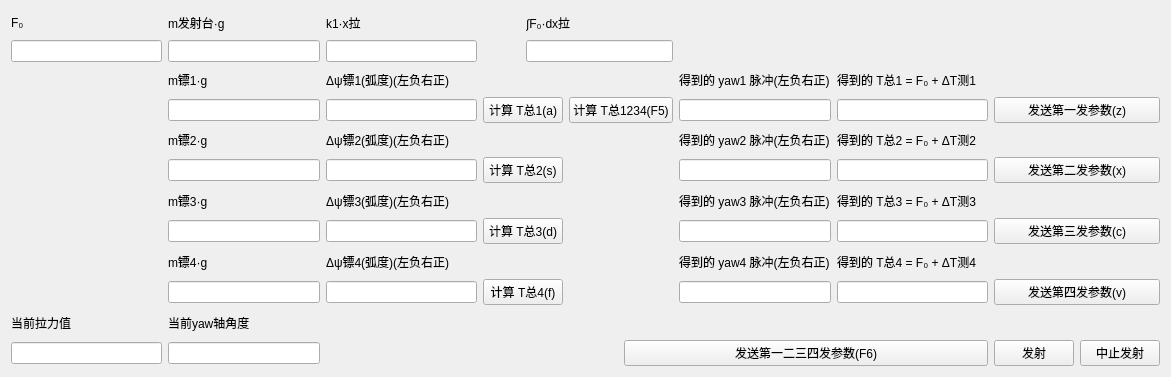
  <widget class="QWidget" name="layoutWidget">
   <property name="geometry">
    <rect>
     <x>20</x>
     <y>360</y>
     <width>1171</width>
     <height>377</height>
    </rect>
   </property>
   <layout class="QGridLayout" name="gridLayout">
    <item row="0" column="2">
     <widget class="QLabel" name="k1PlusXtensionLabelInput">
      <property name="text">
       <string>k1·x拉</string>
      </property>
     </widget>
    </item>
    <item row="12" column="9">
     <widget class="QPushButton" name="shootPushButton">
      <property name="text">
       <string>发射</string>
      </property>
     </widget>
    </item>
    <item row="4" column="1">
     <widget class="QLabel" name="mdart2PlusGlabelInput">
      <property name="text">
       <string>m镖2·g</string>
      </property>
     </widget>
    </item>
    <item row="4" column="2">
     <widget class="QLabel" name="label_24">
      <property name="text">
       <string>Δψ镖2(弧度)(左负右正)</string>
      </property>
     </widget>
    </item>
    <item row="1" column="1">
     <widget class="QLineEdit" name="mLauncherPlusGLineEditInput"/>
    </item>
    <item row="9" column="1">
     <widget class="QLabel" name="mdart4PlusGlabelInput">
      <property name="text">
       <string>m镖4·g</string>
      </property>
     </widget>
    </item>
    <item row="12" column="1">
     <widget class="QLineEdit" name="currentYawLineEdit">
      <property name="text">
       <string/>
      </property>
      <property name="readOnly">
       <bool>true</bool>
      </property>
     </widget>
    </item>
    <item row="8" column="8">
     <widget class="QLineEdit" name="Tall3LineEditOutput">
      <property name="text">
       <string/>
      </property>
      <property name="readOnly">
       <bool>true</bool>
      </property>
     </widget>
    </item>
    <item row="3" column="5" colspan="2">
     <widget class="QPushButton" name="computeTall4PushButton_2">
      <property name="text">
       <string>计算 T总1234(F5)</string>
      </property>
      <property name="shortcut">
       <string>F5</string>
      </property>
     </widget>
    </item>
    <item row="7" column="1">
     <widget class="QLabel" name="mdart3PlusGlabelInput">
      <property name="text">
       <string>m镖3·g</string>
      </property>
     </widget>
    </item>
    <item row="1" column="4" colspan="3">
     <widget class="QLineEdit" name="integralOfF0PlusDxtensionLineEditInput"/>
    </item>
    <item row="2" column="1">
     <widget class="QLabel" name="mdart1PlusGlabelInput">
      <property name="text">
       <string>m镖1·g</string>
      </property>
     </widget>
    </item>
    <item row="0" column="0">
     <widget class="QLabel" name="f0LabelInput">
      <property name="text">
       <string>F₀</string>
      </property>
     </widget>
    </item>
    <item row="3" column="9" colspan="2">
     <widget class="QPushButton" name="sendFirstDartParasPushButton">
      <property name="autoFillBackground">
       <bool>false</bool>
      </property>
      <property name="text">
       <string>发送第一发参数(z)</string>
      </property>
      <property name="shortcut">
       <string>Z</string>
      </property>
     </widget>
    </item>
    <item row="5" column="8">
     <widget class="QLineEdit" name="Tall2LineEditOutput">
      <property name="text">
       <string/>
      </property>
      <property name="readOnly">
       <bool>true</bool>
      </property>
     </widget>
    </item>
    <item row="2" column="8">
     <widget class="QLabel" name="Tall1LabelOutput">
      <property name="text">
       <string>得到的 T总1 = F₀ + ΔT测1</string>
      </property>
     </widget>
    </item>
    <item row="7" column="8">
     <widget class="QLabel" name="Tall3LabelOutput">
      <property name="text">
       <string>得到的 T总3 = F₀ + ΔT测3</string>
      </property>
     </widget>
    </item>
    <item row="8" column="3" colspan="2">
     <widget class="QPushButton" name="computeTall3PushButton">
      <property name="text">
       <string>计算 T总3(d)</string>
      </property>
      <property name="shortcut">
       <string>D</string>
      </property>
     </widget>
    </item>
    <item row="10" column="2">
     <widget class="QLineEdit" name="deltaPsi4LineEdit"/>
    </item>
    <item row="8" column="2">
     <widget class="QLineEdit" name="deltaPsi3LineEdit"/>
    </item>
    <item row="1" column="2">
     <widget class="QLineEdit" name="k1PlusXtensionLineEditInput">
      <property name="text">
       <string/>
      </property>
     </widget>
    </item>
    <item row="5" column="9" colspan="2">
     <widget class="QPushButton" name="sendSecondDartParasPushButton">
      <property name="text">
       <string>发送第二发参数(x)</string>
      </property>
      <property name="shortcut">
       <string>X</string>
      </property>
     </widget>
    </item>
    <item row="8" column="9" colspan="2">
     <widget class="QPushButton" name="sendThirdDartParasPushButton">
      <property name="text">
       <string>发送第三发参数(c)</string>
      </property>
      <property name="shortcut">
       <string>C</string>
      </property>
     </widget>
    </item>
    <item row="9" column="8">
     <widget class="QLabel" name="Tall4LabelOutput">
      <property name="text">
       <string>得到的 T总4 = F₀ + ΔT测4</string>
      </property>
     </widget>
    </item>
    <item row="12" column="6" colspan="3">
     <widget class="QPushButton" name="sendAllParasPushButton">
      <property name="text">
       <string>发送第一二三四发参数(F6)</string>
      </property>
      <property name="shortcut">
       <string>F6</string>
      </property>
     </widget>
    </item>
    <item row="5" column="1">
     <widget class="QLineEdit" name="mdart2PlusGLineEditInput"/>
    </item>
    <item row="3" column="8">
     <widget class="QLineEdit" name="Tall1LineEditOutput">
      <property name="text">
       <string/>
      </property>
      <property name="readOnly">
       <bool>true</bool>
      </property>
     </widget>
    </item>
    <item row="3" column="1">
     <widget class="QLineEdit" name="mdart1PlusGLineEditInput"/>
    </item>
    <item row="0" column="4" colspan="2">
     <widget class="QLabel" name="integralOfF0PlusDxtensionLabelInput">
      <property name="text">
       <string>∫F₀·dx拉</string>
      </property>
     </widget>
    </item>
    <item row="10" column="1">
     <widget class="QLineEdit" name="mdart4PlusGLineEditInput"/>
    </item>
    <item row="0" column="1">
     <widget class="QLabel" name="mLauncherPlusGLabelInput">
      <property name="text">
       <string>m发射台·g</string>
      </property>
     </widget>
    </item>
    <item row="5" column="2">
     <widget class="QLineEdit" name="deltaPsi2LineEdit"/>
    </item>
    <item row="10" column="8">
     <widget class="QLineEdit" name="Tall4LineEditOutput">
      <property name="text">
       <string/>
      </property>
      <property name="readOnly">
       <bool>true</bool>
      </property>
     </widget>
    </item>
    <item row="5" column="3" colspan="2">
     <widget class="QPushButton" name="computeTall2PushButton">
      <property name="text">
       <string>计算 T总2(s)</string>
      </property>
      <property name="shortcut">
       <string>S</string>
      </property>
     </widget>
    </item>
    <item row="11" column="0">
     <widget class="QLabel" name="label_4">
      <property name="text">
       <string>当前拉力值</string>
      </property>
     </widget>
    </item>
    <item row="11" column="1">
     <widget class="QLabel" name="label_26">
      <property name="text">
       <string>当前yaw轴角度</string>
      </property>
     </widget>
    </item>
    <item row="3" column="2">
     <widget class="QLineEdit" name="deltaPsi1LineEdit"/>
    </item>
    <item row="9" column="2">
     <widget class="QLabel" name="label_23">
      <property name="text">
       <string>Δψ镖4(弧度)(左负右正)</string>
      </property>
     </widget>
    </item>
    <item row="4" column="8">
     <widget class="QLabel" name="Tall2LabelOutput">
      <property name="text">
       <string>得到的 T总2 = F₀ + ΔT测2</string>
      </property>
     </widget>
    </item>
    <item row="8" column="1">
     <widget class="QLineEdit" name="mdart3PlusGLineEditInput"/>
    </item>
    <item row="3" column="3" colspan="2">
     <widget class="QPushButton" name="computeTall1PushButton">
      <property name="text">
       <string>计算 T总1(a)</string>
      </property>
      <property name="shortcut">
       <string>A</string>
      </property>
     </widget>
    </item>
    <item row="2" column="2">
     <widget class="QLabel" name="label_22">
      <property name="text">
       <string>Δψ镖1(弧度)(左负右正)</string>
      </property>
     </widget>
    </item>
    <item row="1" column="0">
     <widget class="QLineEdit" name="f0LineEditInput"/>
    </item>
    <item row="7" column="2">
     <widget class="QLabel" name="label_25">
      <property name="text">
       <string>Δψ镖3(弧度)(左负右正)</string>
      </property>
     </widget>
    </item>
    <item row="12" column="10">
     <widget class="QPushButton" name="abortShootPushButton">
      <property name="text">
       <string>中止发射</string>
      </property>
     </widget>
    </item>
    <item row="12" column="0">
     <widget class="QLineEdit" name="currentTensionLineEdit">
      <property name="text">
       <string/>
      </property>
      <property name="readOnly">
       <bool>true</bool>
      </property>
     </widget>
    </item>
    <item row="10" column="3" colspan="2">
     <widget class="QPushButton" name="computeTall4PushButton">
      <property name="text">
       <string>计算 T总4(f)</string>
      </property>
      <property name="shortcut">
       <string>F</string>
      </property>
     </widget>
    </item>
    <item row="10" column="9" colspan="2">
     <widget class="QPushButton" name="sendFourthDartParasPushButton">
      <property name="text">
       <string>发送第四发参数(v)</string>
      </property>
      <property name="shortcut">
       <string>V</string>
      </property>
     </widget>
    </item>
    <item row="2" column="7">
     <widget class="QLabel" name="Tall1LabelOutput_3">
      <property name="text">
       <string>得到的 yaw1 脉冲(左负右正)</string>
      </property>
     </widget>
    </item>
    <item row="3" column="7">
     <widget class="QLineEdit" name="yaw1LineEdit">
      <property name="text">
       <string/>
      </property>
      <property name="readOnly">
       <bool>true</bool>
      </property>
     </widget>
    </item>
    <item row="5" column="7">
     <widget class="QLineEdit" name="yaw2LineEdit">
      <property name="text">
       <string/>
      </property>
      <property name="readOnly">
       <bool>true</bool>
      </property>
     </widget>
    </item>
    <item row="8" column="7">
     <widget class="QLineEdit" name="yaw3LineEdit">
      <property name="text">
       <string/>
      </property>
      <property name="readOnly">
       <bool>true</bool>
      </property>
     </widget>
    </item>
    <item row="10" column="7">
     <widget class="QLineEdit" name="yaw4LineEdit">
      <property name="text">
       <string/>
      </property>
      <property name="readOnly">
       <bool>true</bool>
      </property>
     </widget>
    </item>
    <item row="4" column="7">
     <widget class="QLabel" name="Tall1LabelOutput_4">
      <property name="text">
       <string>得到的 yaw2 脉冲(左负右正)</string>
      </property>
     </widget>
    </item>
    <item row="7" column="7">
     <widget class="QLabel" name="Tall1LabelOutput_5">
      <property name="text">
       <string>得到的 yaw3 脉冲(左负右正)</string>
      </property>
     </widget>
    </item>
    <item row="9" column="7">
     <widget class="QLabel" name="Tall1LabelOutput_6">
      <property name="text">
       <string>得到的 yaw4 脉冲(左负右正)</string>
      </property>
     </widget>
    </item>
   </layout>
  </widget>
